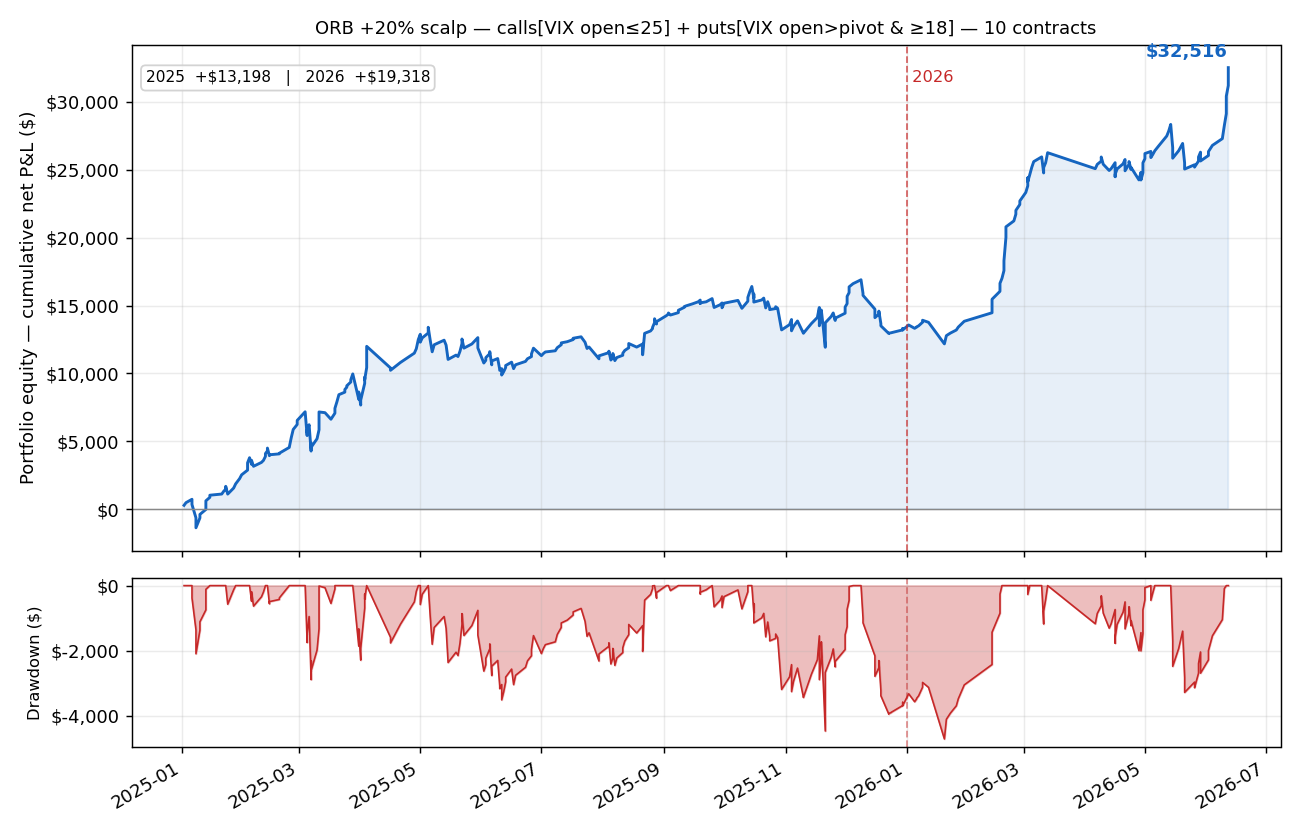

Reproduce this figure in Python.
"""
equity_curve.py — Portfolio (equity) curve for the recommended strategy at 10 contracts.

Strategy: ORB +20% scalp, OTM-1, -75% stop, OR>=$1, 3 trades/day.
  (+20% beats +30% once the VIX/direction filters are in place — re-checked the
   strike x target x stop grid with the filters on; OTM-1 stays optimal.)
  - CALLS  : upside opening-range breakout, but SKIPPED when VIX opens > 25 (panic
             regime: calls lose ~$69/day at 36% win rate there)
  - PUTS   : taken only on days where VIX OPENED ABOVE its pivot AND VIX open >= 18
             (a genuine risk-off open, known at 9:30 -> no look-ahead). The >=18 floor
             removes low-vol "false fear" days where shorts just bleed; per-VIX-regime
             analysis showed puts lose below ~16-18 and earn their keep at higher vol.
             VIX pivot = (prevH+prevL+prevC)/3 from the prior session, read from
             vix_daily.csv.
Sized at 10 contracts with a $4,000/day loss circuit-breaker (DAILY_CAP). It sits well
above the worst realized day in this backtest (-$2,486), so it never actually binds here;
it is only a tail backstop. Net of $0.65/contract/side.

Produces:
  - printed per-year + combined stats
  - equity_curve.png  (continuous cumulative net P&L across 2025 -> 2026)

Usage:  python3 equity_curve.py
"""
import csv
import os
from datetime import datetime
import matplotlib
matplotlib.use("Agg")
import matplotlib.pyplot as plt
import matplotlib.dates as mdates

from grid_search import load_all_underlying
from grid_search_nocpr import build_ctx, to_min, COMMISSION

_HERE = os.path.dirname(os.path.abspath(__file__))
CONTRACTS = 10
DAILY_CAP = 4000             # daily-loss circuit breaker; above the worst realized day
                             # (-$2,486 at 10 contracts), so it is inert in this backtest
VIX_MIN_OPEN = 18.0          # put floor:  only take gated puts when VIX open >= this
VIX_MAX_CALLS = 25.0         # call ceiling: skip CALLS when VIX open > this (panic regime)
CFG = {"tpd": 3, "split": [CONTRACTS], "tgts": [20], "sl": 75, "otm": 1,
       "or_floor": 1.0, "dir": "both"}


def _vix_rows(path=os.path.join(_HERE, "vix_daily.csv")):
    rows = [(r["date"], float(r["open"]), float(r["high"]), float(r["low"]), float(r["close"]))
            for r in csv.DictReader(open(path))]
    rows.sort()
    return rows


def vix_put_days(vix_min=VIX_MIN_OPEN):
    """Dates where VIX opened ABOVE its (prior-day) CPR pivot AND VIX open >= vix_min."""
    rows = _vix_rows()
    out = set()
    for i in range(1, len(rows)):
        d, o, h, l, c = rows[i]
        ph, pl, pc = rows[i - 1][2], rows[i - 1][3], rows[i - 1][4]
        if o > (ph + pl + pc) / 3.0 and o >= vix_min:
            out.add(d)
    return out


def vix_call_skip_days(vix_max=VIX_MAX_CALLS):
    """Dates where VIX opened above vix_max -> skip CALLS (panic regime, -69$/day, 36% WR)."""
    return {d for d, o, h, l, c in _vix_rows() if o > vix_max}


VIX_PUT_DAYS = vix_put_days()
VIX_CALL_SKIP_DAYS = vix_call_skip_days()


def sim_eq(ctx, c, cap):
    """Same engine as grid_search_nocpr.sim, with a configurable daily cap.
    Returns list of per-trade NET pnls (chronological)."""
    times, close, vwap = ctx["times"], ctx["close"], ctx["vwap"]
    rhigh, rlow, orr = ctx["rhigh"], ctx["rlow"], ctx["orr"]
    n = len(times); eod = ctx["eod"]
    if orr < c["or_floor"]:
        return []
    tpd, split, tgts, sl, otm, dirf = c["tpd"], c["split"], c["tgts"], c["sl"] / 100.0, c["otm"], c["dir"]
    pnls = []; pos = None; day = 0.0; reset = False; laststop = None; nt = 0; blocked = False
    for i in range(n):
        if i < ctx["e0"]:
            continue
        t = times[i]; px = close[i]; cm = to_min(t); feod = i >= eod
        nxt = i + 1 if i + 1 < n else None
        if reset and pos is None and rlow <= px <= rhigh:
            reset = False
        if pos is not None:
            arr = pos["arr"]; ent = pos["ent"]; ob = arr[i]
            fo = (arr[nxt][0] if (nxt is not None and arr[nxt] and arr[nxt][0] > 0) else None)
            if ob is not None:
                oo, oh, ol, oc = ob; rem = pos["rem"]
                if sl < 1.0 and rem > 0 and ol <= ent * (1 - sl):
                    pos["g"] += (ent * (1 - sl) - ent) * 100 * rem; rem = 0
                if rem > 0:
                    opp = (pos["d"] == "call" and px < rlow) or (pos["d"] == "put" and px > rhigh)
                    if opp:
                        p = fo if fo else oc; pos["g"] += (p - ent) * 100 * rem; rem = 0
                if rem > 0 and not feod and pos["ti"] < len(pos["tl"]):
                    q, trig = pos["tl"][pos["ti"]]
                    if (oc - ent) / ent * 100 >= trig:
                        p = fo if fo else oc; s = min(q, rem)
                        pos["g"] += (p - ent) * 100 * s; rem -= s; pos["ti"] += 1
                if feod and rem > 0:
                    pos["g"] += (oc - ent) * 100 * rem; rem = 0
                pos["rem"] = rem; pos["last"] = oc
            elif feod and pos["rem"] > 0:
                pos["g"] += (pos["last"] - ent) * 100 * pos["rem"]; pos["rem"] = 0
            if pos["rem"] == 0:
                net = pos["g"] - COMMISSION * 2 * pos["n0"]
                day += net; pnls.append(net)
                if pos["stopped"]:
                    laststop = cm
                reset = True; pos = None
        if day <= -cap:
            blocked = True
        if feod or blocked or nxt is None:
            continue
        if pos is None and not reset and nt < tpd:
            if laststop is not None and (cm - laststop) < 15:
                continue
            vw = vwap[i]
            if vw is None:
                continue
            if (px > rhigh and px > vw and dirf in ("both", "call")
                    and ctx["date"] not in VIX_CALL_SKIP_DAYS):     # no calls when VIX open > 25
                d_ = "call"; strike = round(px) + otm; arr = ctx["call"].get(strike)
            elif (px < rlow and px < vw and dirf in ("both", "put")
                  and ctx["date"] in VIX_PUT_DAYS):                # puts only on VIX open>pivot & >=18
                d_ = "put"; strike = round(px) - otm; arr = ctx["put"].get(strike)
            else:
                continue
            if arr is None:
                continue
            nb = arr[nxt]
            if nb is None or nb[0] <= 0:
                continue
            ent = nb[0]
            pos = {"d": d_, "arr": arr, "ent": ent, "rem": sum(split), "n0": sum(split),
                   "tl": [(split[k], tgts[k]) for k in range(len(split))], "ti": 0,
                   "g": 0.0, "last": ent, "stopped": (sl < 1.0)}
            nt += 1
    return pnls


def main():
    days = load_all_underlying()
    series = []          # (datetime, cumulative_net)
    cum = 0.0
    year_stats = {}
    bounds = {}
    for year in ("2025", "2026"):
        ctxs = build_ctx(year, days)
        y_start = cum
        trades = 0; daypos = 0; daytot = 0
        for ctx in ctxs:
            ps = sim_eq(ctx, CFG, DAILY_CAP)
            if not ps:
                continue
            daytot += 1
            if sum(ps) > 0:
                daypos += 1
            d = datetime.strptime(ctx["date"], "%Y-%m-%d")
            for p in ps:
                cum += p; trades += 1
                series.append((d, cum))
        year_stats[year] = {"net": round(cum - y_start), "trades": trades,
                            "days": daytot, "daywr": round(100 * daypos / daytot) if daytot else 0}
        bounds[year] = (series[0][0] if series else None, series[-1][0] if series else None, cum)

    for y in ("2025", "2026"):
        s = year_stats[y]
        print(f"  {y}: net ${s['net']:>7}  ({s['trades']} trades, {s['days']} days, dayWR {s['daywr']}%)")
    print(f"  COMBINED net: ${round(cum)}   (10 contracts, daily cap ${DAILY_CAP})")

    # ---- plot: equity curve (top) + drawdown underwater (bottom) ----
    xs = [d for d, _ in series]; ys = [v for _, v in series]
    peak = ys[0]; dd = []
    for v in ys:
        peak = max(peak, v)
        dd.append(v - peak)
    dollar = matplotlib.ticker.FuncFormatter(lambda v, _: f"${v:,.0f}")
    yb = datetime(2026, 1, 1)

    fig, (ax, ax2) = plt.subplots(
        2, 1, figsize=(10, 6.4), sharex=True, gridspec_kw={"height_ratios": [3, 1]})

    # equity
    ax.plot(xs, ys, lw=1.6, color="#1565c0")
    ax.fill_between(xs, 0, ys, where=[v >= 0 for v in ys], color="#1565c0", alpha=0.10)
    ax.axhline(0, color="#888", lw=0.8)
    ax.axvline(yb, color="#c62828", ls="--", lw=1, alpha=0.7)
    ax.text(yb, ax.get_ylim()[1] * 0.92, " 2026", color="#c62828", fontsize=9)
    ax.set_title("ORB +20% scalp — calls[VIX open≤25] + puts[VIX open>pivot & ≥18] — 10 contracts",
                 fontsize=10)
    ax.set_ylabel("Portfolio equity — cumulative net P&L ($)")
    ax.yaxis.set_major_formatter(dollar)
    ax.grid(True, alpha=0.25)
    ax.annotate(f"${round(cum):,}", xy=(xs[-1], ys[-1]), xytext=(-46, 6),
                textcoords="offset points", fontsize=10, fontweight="bold", color="#1565c0")
    sub = (f"2025  +\\${year_stats['2025']['net']:,}   |   "
           f"2026  +\\${year_stats['2026']['net']:,}")
    ax.text(0.012, 0.95, sub, transform=ax.transAxes, fontsize=8.5, va="top",
            bbox=dict(boxstyle="round,pad=0.3", fc="white", ec="#cccccc", alpha=0.85))

    # drawdown (underwater)
    ax2.fill_between(xs, dd, 0, color="#c62828", alpha=0.30)
    ax2.plot(xs, dd, lw=0.9, color="#c62828")
    ax2.axvline(yb, color="#c62828", ls="--", lw=1, alpha=0.5)
    ax2.set_ylabel("Drawdown ($)", fontsize=9)
    ax2.yaxis.set_major_formatter(dollar)
    ax2.grid(True, alpha=0.25)
    ax2.xaxis.set_major_formatter(mdates.DateFormatter("%Y-%m"))
    ax2.xaxis.set_major_locator(mdates.MonthLocator(interval=2))
    fig.autofmt_xdate()
    fig.tight_layout()
    out = os.path.join(_HERE, "equity_curve.png")
    fig.savefig(out, dpi=130)
    print(f"  saved -> {out}")


if __name__ == "__main__":
    main()
